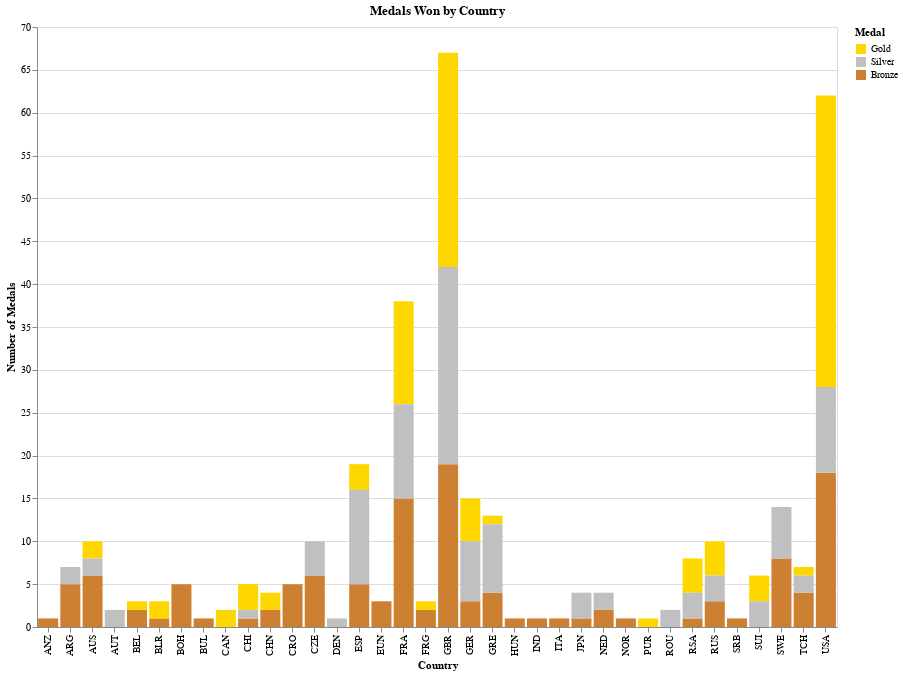

The notebook cell saved with this chart:
### Code cell
chart_medal_sport

### Figure 1 — Vega-Lite specification as saved in the notebook (floating-point values rounded to 4 significant figures; data arrays with more than 128 entries replaced by an {"elided": "..."} marker saying what was removed)
{"config": {"view": {"continuousWidth": 400, "continuousHeight": 300}}, "data": {"name": "data-3d703505313f96faed6cfad692306881"}, "mark": "bar", "encoding": {"color": {"field": "Medal", "scale": {"domain": ["Gold", "Silver", "Bronze"], "range": ["#FFD700", "#C0C0C0", "#CD7F32"]}, "type": "nominal"}, "tooltip": [{"field": "NOC", "type": "nominal"}, {"field": "Sport", "type": "nominal"}, {"field": "Medal", "type": "nominal"}, {"field": "Count", "type": "quantitative"}], "x": {"axis": {"title": "Country"}, "field": "NOC", "type": "nominal"}, "y": {"axis": {"title": "Number of Medals"}, "field": "Count", "type": "quantitative"}}, "height": 600, "selection": {"Select": {"type": "single", "fields": ["Sport"], "bind": {"input": "select", "options": ["Tug-Of-War", "Swimming", "Ice Hockey", "Gymnastics", "Alpine Skiing", "Handball", "Hockey", "Rowing", "Football", "Speed Skating", "Sailing", "Cycling", "Fencing", "Taekwondo", "Athletics", "Canoeing", "Water Polo", "Wrestling", "Modern Pentathlon", "Figure Skating", "Golf", "Softball", "Boxing", "Basketball", "Nordic Combined", "Diving", "Baseball", "Volleyball", "Cross Country Skiing", "Bobsleigh", "Curling", "Shooting", "Judo", "Equestrianism", "Tennis", "Rugby Sevens", "Rhythmic Gymnastics", "Weightlifting", "Badminton", "Beach Volleyball", "Ski Jumping", "Rugby", "Short Track Speed Skating", "Biathlon", "Lacrosse", "Synchronized Swimming", "Archery", "Freestyle Skiing", "Triathlon", "Polo", "Luge", "Table Tennis", "Snowboarding", "Cricket", "Skeleton", "Racquets", "Military Ski Patrol", "Croquet", "Art Competitions", "Roque", "Alpinism", "Trampolining", "Basque Pelota", "Motorboating", "Jeu De Paume", "Aeronautics"]}, "init": {"Sport": "Tennis"}}}, "title": "Medals Won by Country", "transform": [{"filter": {"selection": "Select"}}], "width": 800, "$schema": "https://vega.github.io/schema/vega-lite/v4.17.0.json", "datasets": {"data-3d703505313f96faed6cfad692306881": {"elided": "3147 records"}}}
